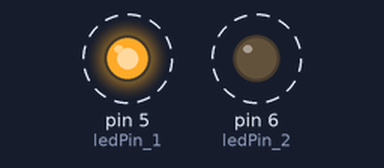
A sketch run on a simulated Arduino Uno, built with avr-gcc and run on an emulated ATmega328P. On the bench: output pins drawn as LEDs (lit = HIGH). Dashed ring = blinking.

Above: at 0.5 s.
Timing chart, 0 to 4.6 s (numbered marks = the images above):
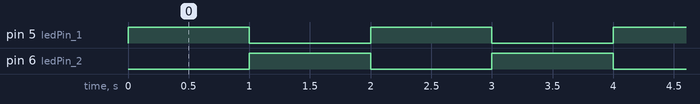

The sketch:

02-blinkTwo.ino
```cpp
// blink 2 LEDs
// Pattern 1 - uses the boolean variables On, OFF that we define
// Pattern 2 - uses more typical 1 = ON and 0 = OFF syntax

// led PINs - where are the circuits?
int ledPin_1= 5;
int ledPin_2= 6;

// possible LED states
boolean ON = 1;
boolean OFF = 0;


void setup() {
  // put your setup code here, to run once:
  // set pinModes
  pinMode(ledPin_1, OUTPUT);
  pinMode(ledPin_2, OUTPUT);
}

void loop() {

  // -----------   Pattern 1   ------------------

  // ***********   write the LEDs
  digitalWrite(ledPin_1, ON);   // ON  = 1
  digitalWrite(ledPin_2, OFF);  // OFF = 0

  // *********** delay - determines how long we see pattern 1
  delay ( 1000 );


  // -----------   Pattern 2  ------------------

  // ***********   write the LEDs
  digitalWrite(ledPin_1, 0);  // OFF = 0
  digitalWrite(ledPin_2, 1);   // ON  = 1

  // ***********  delay - determines how long we see pattern 2
  delay ( 1000 );

}
```

Measured:
- by itself, pin 5 (ledPin_1), pin 6 (ledPin_2): alternates HIGH for 1.0 s and LOW for 1.0 s
